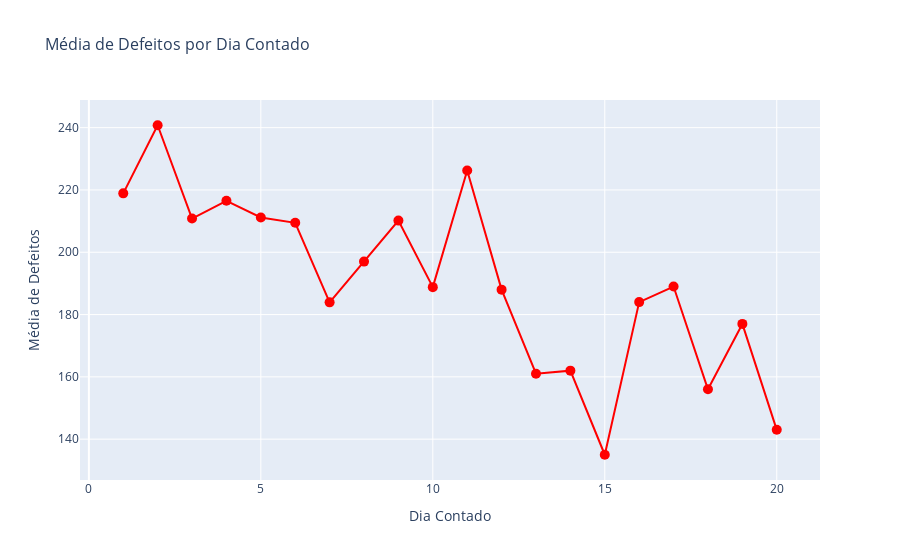

The notebook cell this image was saved under:
### Code cell
import plotly.graph_objects as go

fig = go.Figure()

fig.add_trace(go.Scatter(x=defeitos_por_dia_contado['Dia Contado'],
                         y=defeitos_por_dia_contado['Média de Defeitos'],
                         mode='lines+markers', 
                         marker=dict(size=10),
                         line=dict(color='red'),
                         name='Média de Defeitos'))

fig.update_layout(
    title='Média de Defeitos por Dia Contado',
    title_font_size=16,
    xaxis_title='Dia Contado',
    xaxis_title_font_size=14,
    yaxis_title='Média de Defeitos',
    yaxis_title_font_size=14
)

fig.show()

### Figure 1 — Plotly figure (JSON) as saved in the notebook; plotly's stock layout.template omitted (floating-point values rounded to 4 significant figures)
{"data": [{"line": {"color": "red"}, "marker": {"size": 10}, "mode": "lines+markers", "name": "Média de Defeitos", "type": "scatter", "x": [1, 2, 3, 4, 5, 6, 7, 8, 9, 10, 11, 12, 13, 14, 15, 16, 17, 18, 19, 20], "y": [218.9, 240.8, 210.8, 216.5, 211.2, 209.5, 183.9, 197, 210.2, 188.8, 226.2, 188, 161, 162, 135, 184, 189, 156, 177, 143]}], "layout": {"title": {"font": {"size": 16}, "text": "Média de Defeitos por Dia Contado"}, "xaxis": {"title": {"font": {"size": 14}, "text": "Dia Contado"}}, "yaxis": {"title": {"font": {"size": 14}, "text": "Média de Defeitos"}}}}
